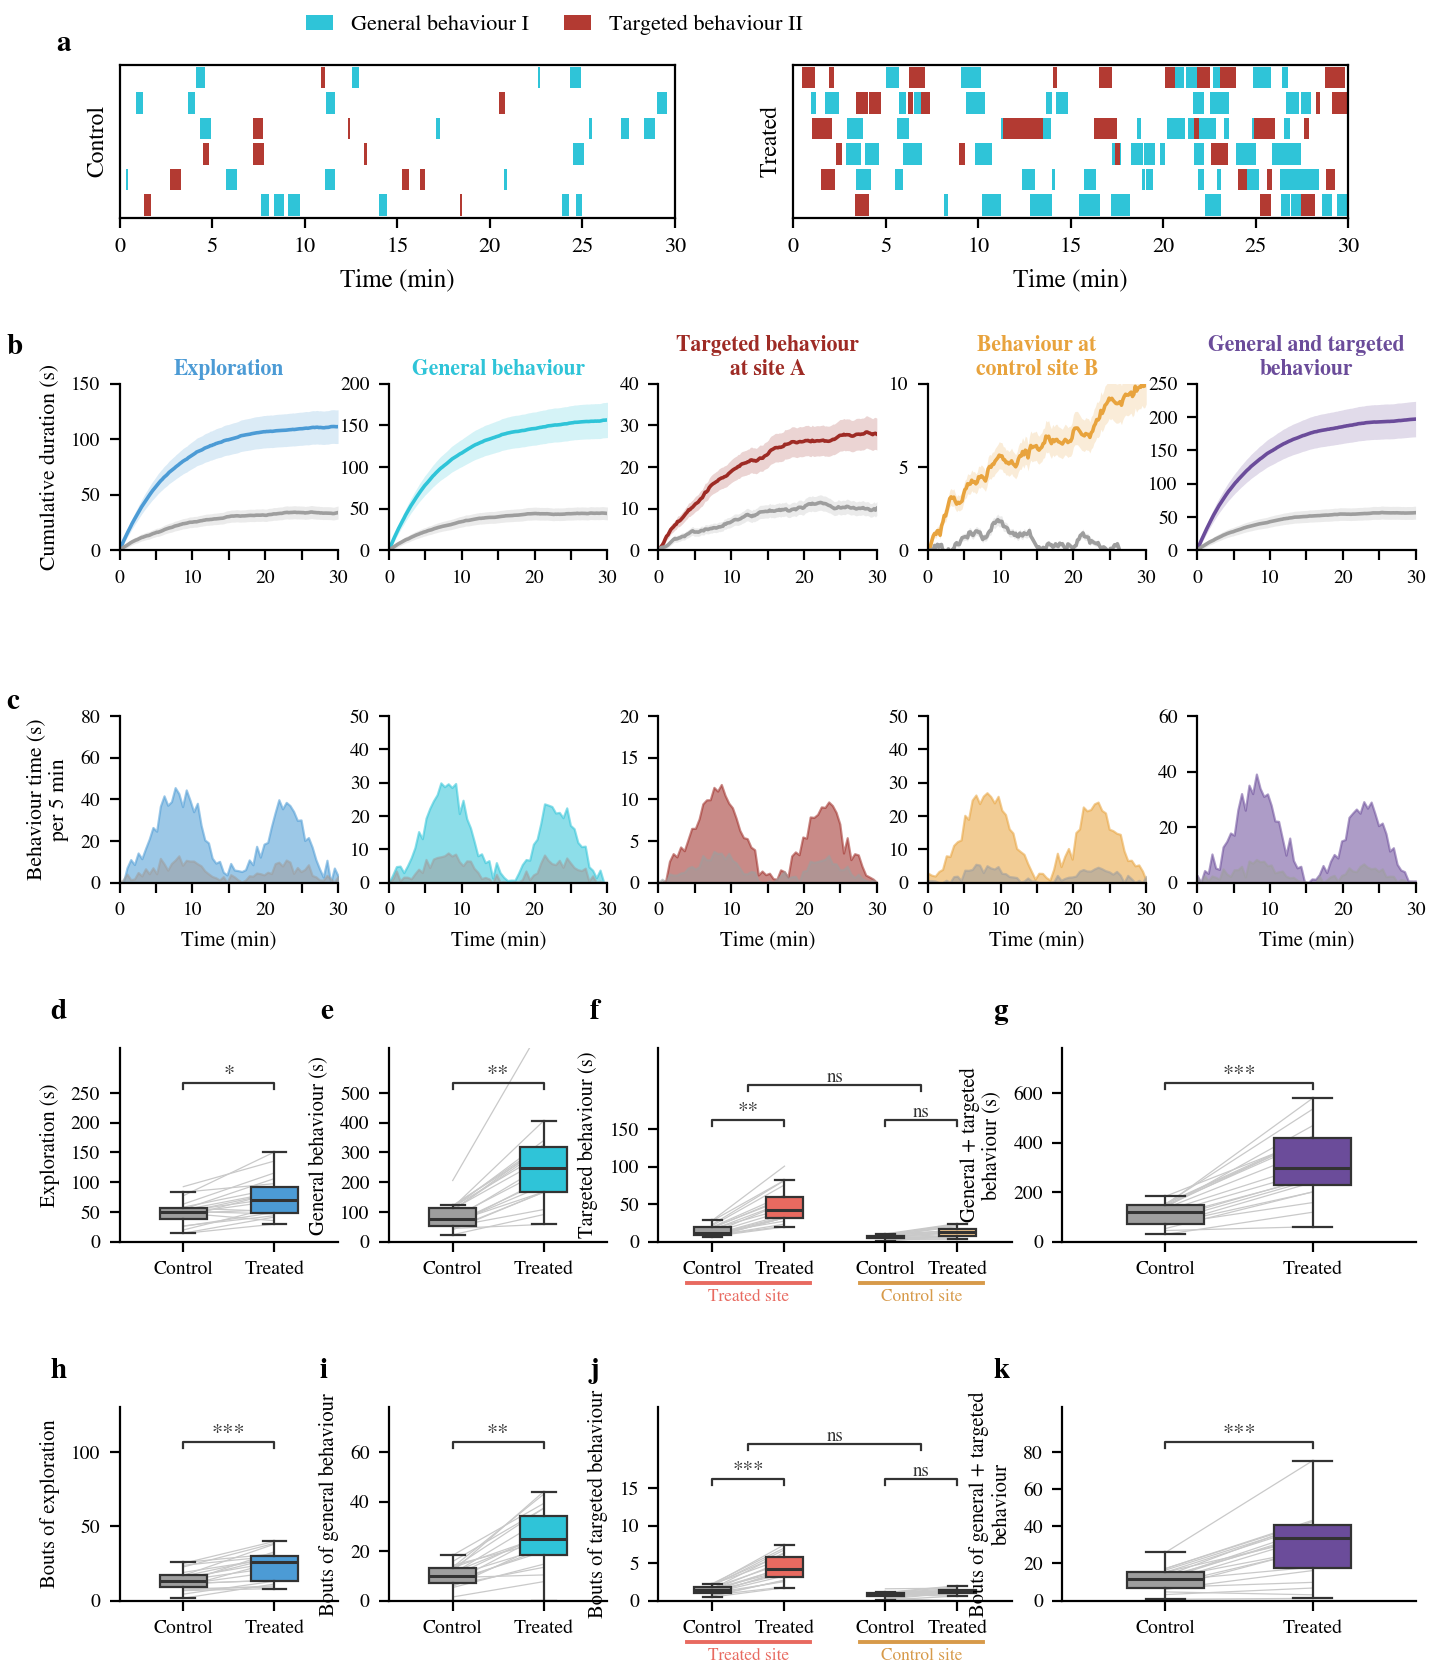

Recreate this plot in Python.
#!/usr/bin/env python3
"""Layout 1 - full-page time-course panel.

Panel geometry matches the canonical full-page journal layout one-for-one:
  a      two framed raster panels, shared legend centred above
  b      five cumulative-curve panels, coloured two-line titles
  c      five binned-area panels
  d-k    eight paired-box panels; f and j are four-box grouped panels with
         sub-group rules and three brackets, the rest are two-box
Axis limits, tick sets, label line counts and label lengths follow the
reference; the series are synthetic.
"""
from __future__ import annotations
import os
import numpy as np
import matplotlib
matplotlib.use("Agg")
import matplotlib.pyplot as plt
from matplotlib.gridspec import GridSpec
from matplotlib.patches import Patch, Rectangle

from _layout_common import HERE, apply_style, TXT, GREY

apply_style()
rng = np.random.default_rng(7)

EV1, EV2 = "#2FC4D8", "#B33A32"          # the two event types
GROUPS = ("Control", "Treated")
SUBSITES = ("Treated site", "Control site")

# (title, colour, y-max, y-ticks) - five series, titles wrap exactly as the
# reference does: short, short, two-line, two-line, two-line
SERIES = [
    ("Exploration",                   "#4C9BD5", 150, [0, 50, 100, 150]),
    ("General behaviour",             "#2FC4D8", 200, [0, 50, 100, 150, 200]),
    ("Targeted behaviour\nat site A",  "#9E2B25",  40, [0, 10, 20, 30, 40]),
    ("Behaviour at\ncontrol site B",   "#E8A33D",  10, [0, 5, 10]),
    ("General and targeted\nbehaviour","#6B4C9A", 250, [0, 50, 100, 150, 200, 250]),
]
# binned-area panel ranges, panel for panel
AREA = [(80, [0, 20, 40, 60, 80]), (50, [0, 10, 20, 30, 40, 50]),
        (20, [0, 5, 10, 15, 20]), (50, [0, 10, 20, 30, 40, 50]),
        (60, [0, 20, 40, 60])]


def letter(ax, s, dx, dy=1.14):
    ax.text(dx, dy, s, transform=ax.transAxes, fontsize=10.5,
            fontweight="bold", va="top", ha="left")


def letter_fig(fig, ax, s, pad_x=0.048, pad_y=0.013):
    """Panel letter anchored to the axes box, in figure coordinates."""
    fig.canvas.draw()
    bb = ax.get_position()
    fig.text(bb.x0 - pad_x, bb.y1 + pad_y, s, fontsize=10.5,
             fontweight="bold", va="bottom", ha="left")


def bracket(ax, x1, x2, y, text, size=8.0):
    h = (ax.get_ylim()[1] - ax.get_ylim()[0]) * 0.030
    ax.plot([x1, x1, x2, x2], [y, y + h, y + h, y], lw=0.8, c=TXT)
    ax.text((x1 + x2) / 2, y + h * 0.85, text, ha="center", va="bottom",
            fontsize=size, color=TXT)


def paired_box(ax, pos, lo, hi, face, n=20):
    v = np.maximum(0, rng.normal(lo, lo * 0.45, n))
    w = np.maximum(0, v * hi + rng.normal(0, lo * 0.5, n))
    bp = ax.boxplot([v, w], positions=pos, widths=0.52, patch_artist=True,
                    showfliers=False, medianprops=dict(color=TXT, lw=1.1),
                    whiskerprops=dict(color=TXT, lw=0.8),
                    capprops=dict(color=TXT, lw=0.8),
                    boxprops=dict(edgecolor=TXT, lw=0.8))
    bp["boxes"][0].set_facecolor(GREY); bp["boxes"][1].set_facecolor(face)
    for i in range(n):
        ax.plot(pos, [v[i], w[i]], color="#C9C9C9", lw=0.45, zorder=1)


fig = plt.figure(figsize=(7.2, 8.9))
gs = GridSpec(5, 20, figure=fig, height_ratios=[0.92, 1.00, 1.00, 1.16, 1.16],
              hspace=0.95, wspace=3.1,
              left=0.085, right=0.985, top=0.935, bottom=0.072)

# ── a: two framed raster panels ───────────────────────────────────────────
for k, (gname, dens) in enumerate([(GROUPS[0], 0.28), (GROUPS[1], 1.0)]):
    ax = fig.add_subplot(gs[0, (0 if k == 0 else 10):(9 if k == 0 else 19)])
    for row in range(6):
        for col, rate in [(EV1, 1.6 * dens), (EV2, 0.62 * dens)]:
            n = rng.poisson(rate * 9)
            for x, w in zip(rng.uniform(0, 30, n),
                            rng.uniform(0.12, 0.8, n) * (1.4 if dens > .5 else .8)):
                ax.add_patch(Rectangle((x, row + 0.08), w, 0.84, color=col, lw=0))
    ax.set_xlim(0, 30); ax.set_ylim(0, 6)
    ax.set_xticks([0, 5, 10, 15, 20, 25, 30]); ax.set_yticks([])
    ax.set_xlabel("Time (min)")
    ax.set_ylabel(gname, fontsize=8.5)
    for sp in ax.spines.values():
        sp.set_visible(True); sp.set_linewidth(0.8)
    if k == 0:
        letter(ax, "a", dx=-0.115, dy=1.22)
        ax.legend(handles=[Patch(facecolor=EV1, label="General behaviour I"),
                           Patch(facecolor=EV2, label="Targeted behaviour II")],
                  frameon=False, ncol=2, fontsize=8, handlelength=1.2,
                  columnspacing=1.6, loc="lower left", bbox_to_anchor=(0.30, 1.06))

# ── b: five cumulative-curve panels ───────────────────────────────────────
t = np.linspace(0, 30, 160)
for i, (name, col, ymax, yt) in enumerate(SERIES):
    ax = fig.add_subplot(gs[1, i * 4:i * 4 + 4])
    for c, top in [(col, ymax * 0.80), (GREY, ymax * 0.80 * 0.28)]:
        tau = 7.5 if ymax > 80 else 11
        m = top * (1 - np.exp(-t / tau))
        m = m + np.r_[0, np.cumsum(rng.normal(0, 0.45, t.size - 1))] * 0.35
        sd = np.maximum(ymax * 0.012, 0.12 * m + ymax * 0.012)
        ax.plot(t, m, color=c, lw=1.3)
        ax.fill_between(t, m - sd, m + sd, color=c, alpha=0.20, lw=0)
    ax.set_xlim(0, 30); ax.set_ylim(0, ymax)
    ax.set_xticks([0, 5, 10, 15, 20, 25, 30])
    ax.set_xticklabels(["0", "", "10", "", "20", "", "30"])
    ax.set_yticks(yt); ax.tick_params(labelsize=7)
    ax.set_title(name, color=col, fontsize=7.8, fontweight="bold", pad=3)
    if i == 0:
        ax.set_ylabel("Cumulative duration (s)", fontsize=7.8)
        letter(ax, "b", dx=-0.52, dy=1.30)

# ── c: five binned-area panels ────────────────────────────────────────────
tb = np.linspace(0, 30, 60)
for i, ((name, col, _, _), (ymax, yt)) in enumerate(zip(SERIES, AREA)):
    ax = fig.add_subplot(gs[2, i * 4:i * 4 + 4])
    peak = ymax * 0.56
    y1 = peak * (np.exp(-((tb - 8) / 4.5) ** 2) + 0.86 * np.exp(-((tb - 23) / 3.8) ** 2))
    y1 = np.maximum(0, y1 + rng.normal(0, peak * 0.07, tb.size))
    y0 = np.maximum(0, y1 * rng.uniform(0.15, 0.32) + rng.normal(0, peak * 0.03, tb.size))
    ax.fill_between(tb, 0, y1, color=col, alpha=0.55, lw=0.8, edgecolor=col)
    ax.fill_between(tb, 0, y0, color=GREY, alpha=0.55, lw=0.8, edgecolor=GREY)
    ax.set_xlim(0, 30); ax.set_ylim(0, ymax)
    ax.set_xticks([0, 5, 10, 15, 20, 25, 30])
    ax.set_xticklabels(["0", "", "10", "", "20", "", "30"])
    ax.set_yticks(yt); ax.tick_params(labelsize=7)
    ax.set_xlabel("Time (min)", fontsize=7.5)
    if i == 0:
        ax.set_ylabel("Behaviour time (s)\nper 5 min", fontsize=7.8)
        letter(ax, "c", dx=-0.52, dy=1.16)

# ── d-k: eight paired-box panels (f and j are four-box grouped) ───────────
#   label, y-max, y-ticks, colour, effect, star(s), grouped?
PANELS = [
    ("Exploration (s)",                      250, [0, 50, 100, 150, 200, 250],
     "#4C9BD5", 1.35, "*",   False),
    ("General behaviour (s)",                500, [0, 100, 200, 300, 400, 500],
     "#2FC4D8", 3.10, "**",  False),
    ("Targeted behaviour (s)",               150, [0, 50, 100, 150],
     "#E86A60", 3.40, "**",  True),
    ("General + targeted\nbehaviour (s)",    600, [0, 200, 400, 600],
     "#6B4C9A", 3.00, "***", False),
    ("Bouts of exploration",                 100, [0, 50, 100],
     "#4C9BD5", 1.50, "***", False),
    ("Bouts of general behaviour",            60, [0, 20, 40, 60],
     "#2FC4D8", 2.60, "**",  False),
    ("Bouts of targeted behaviour",           15, [0, 5, 10, 15],
     "#E86A60", 3.00, "***", True),
    ("Bouts of general + targeted\nbehaviour", 80, [0, 20, 40, 60, 80],
     "#6B4C9A", 2.70, "***", False),
]
for j, (ylab, ymax, yt, col, fold, star, grouped) in enumerate(PANELS):
    r, c = divmod(j, 4)
    SPAN = [(0, 4), (4, 8), (8, 14), (14, 20)]      # d/e narrow, f wide, g wide
    ax = fig.add_subplot(gs[3 + r, SPAN[c][0]:SPAN[c][1]])
    if grouped:
        paired_box(ax, [0, 1], ymax * 0.10, fold, col)
        paired_box(ax, [2.4, 3.4], ymax * 0.055, fold * 0.55, "#F5C98E")
        ax.set_xlim(-0.75, 4.15)
        ax.set_xticks([0, 1, 2.4, 3.4])
        ax.set_xticklabels(list(GROUPS) * 2, fontsize=6.6)
        ax.set_ylim(0, ymax * 1.72)
        bracket(ax, 0, 1, ymax * 1.03, star, size=7.5)
        bracket(ax, 2.4, 3.4, ymax * 1.03, "ns", size=6.8)
        bracket(ax, 0.5, 2.9, ymax * 1.34, "ns", size=6.8)
        # sub-group rules under each pair, as the reference draws them
        for (x0, x1), lab, cc in zip([(0, 1), (2.4, 3.4)], SUBSITES,
                                     [col, "#D79A4A"]):
            tr = ax.get_xaxis_transform()      # x in data, y in axes fraction
            ax.plot([x0 - 0.35, x1 + 0.35], [-0.215] * 2, color=cc, lw=1.4,
                    transform=tr, clip_on=False)
            ax.text((x0 + x1) / 2, -0.245, lab, ha="center", va="top",
                    fontsize=6.2, color=cc, transform=tr, clip_on=False)
    else:
        paired_box(ax, [0, 1], ymax * 0.17, fold, col)
        ax.set_xlim(-0.7, 1.7)
        ax.set_xticks([0, 1]); ax.set_xticklabels(GROUPS, fontsize=7.0)
        ax.set_ylim(0, ymax * 1.30)
        bracket(ax, 0, 1, ymax * 1.03, star)
    ax.set_yticks(yt)
    ax.set_ylabel(ylab, fontsize=7.4)
    ax.tick_params(labelsize=7)
    letter_fig(fig, ax, "defghijk"[j])

fig.savefig(os.path.join(HERE, "layout1_timecourse_panel.png"), dpi=200)
print("wrote layout1_timecourse_panel.png")
